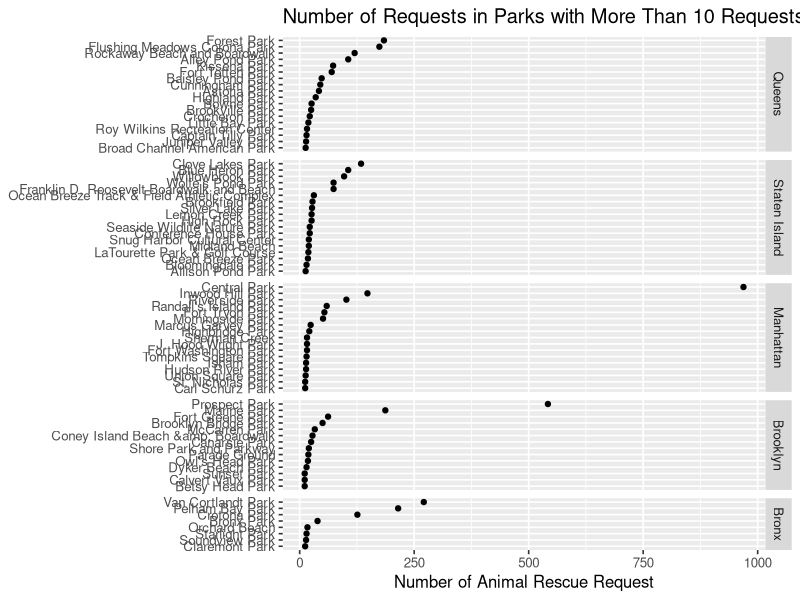
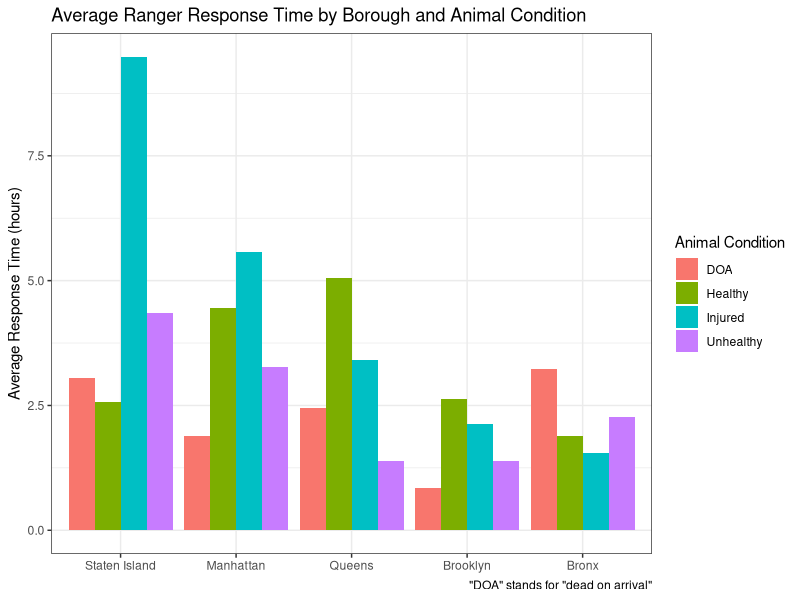
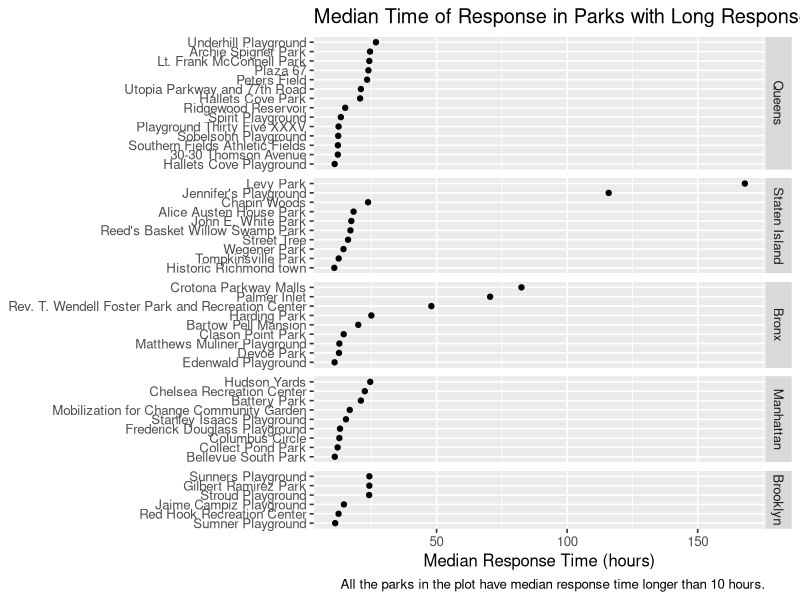
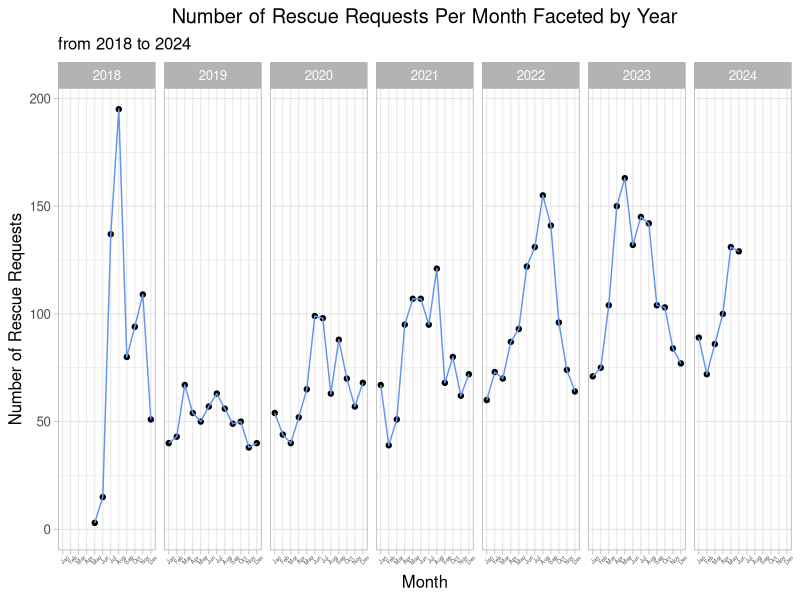
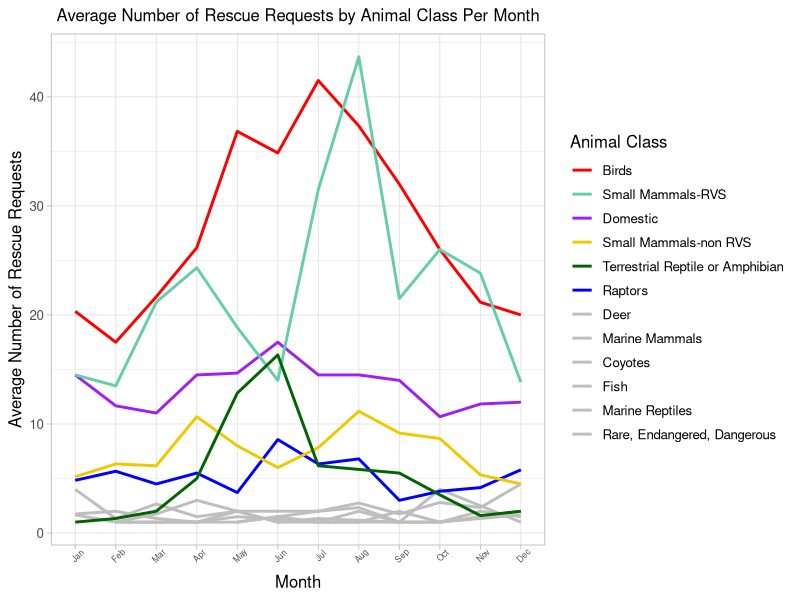
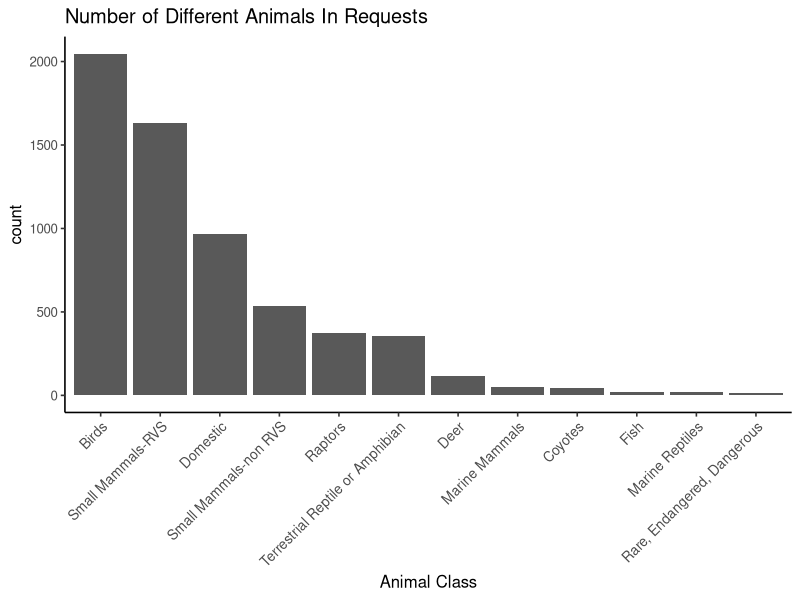
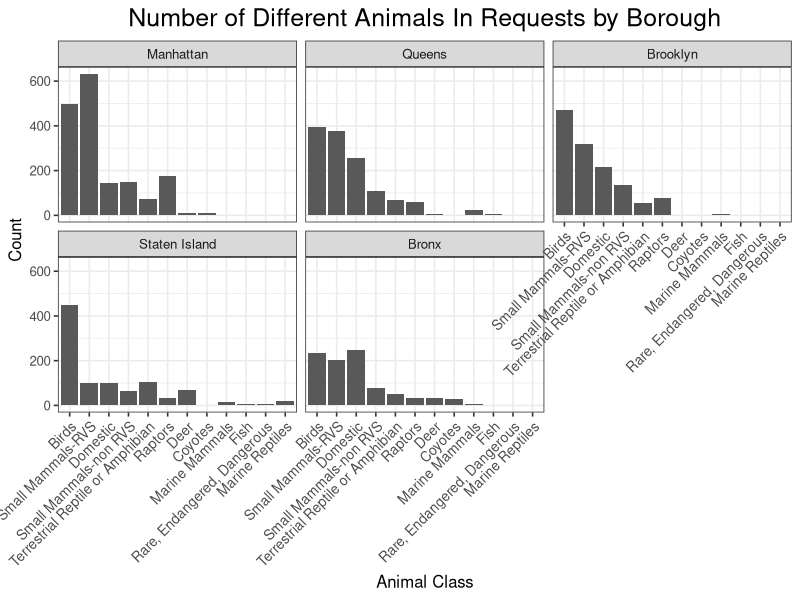
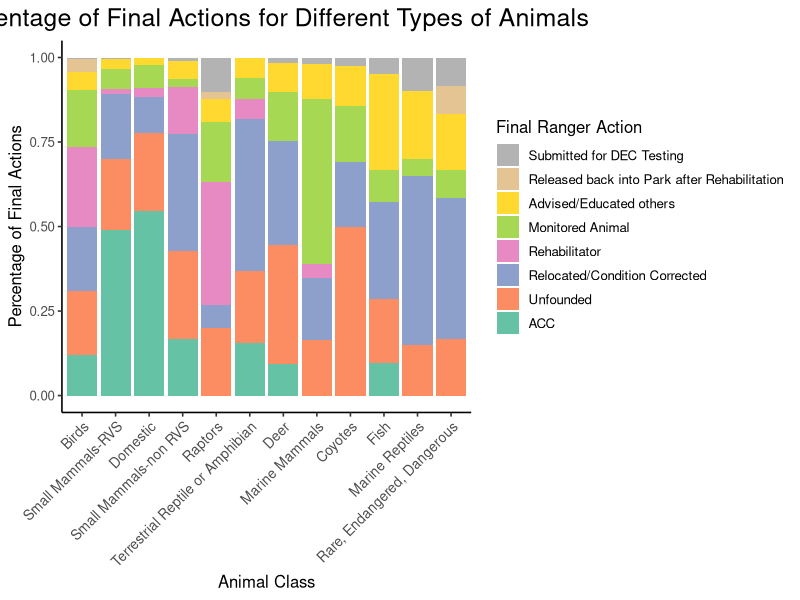

Recreate these plots in R, in order.
## ---- chunk 1
library(tidyverse)
library(ggplot2)
library(lubridate)
library(vcd)
library(RColorBrewer)
## ---- chunk 2
# load the data
data <- read_csv("Urban_Park_Ranger_Animal_Condition_Response.csv", na=c("","N/A"), show_col_types = FALSE)

data$`Animal Class` <- gsub("\\[\"|\"\\]", "", data$`Animal Class`)
data$`Animal Class` <- gsub("\",\"", ", ", data$`Animal Class`)
data$`Animal Class` <- gsub("\\s+", " ", data$`Animal Class`)
data$`Animal Class` <- ifelse(grepl("Domestic", data$`Animal Class`), "Domestic", data$`Animal Class`)
data$`Animal Class` <- ifelse(grepl("Marine Mammals", data$`Animal Class`), "Marine Mammals", data$`Animal Class`)
data$`Animal Class` <- ifelse(grepl("Fish", data$`Animal Class`), "Fish", data$`Animal Class`)
data <- data |> filter(!`Animal Class` %in% c("Fish-numerous quantity;#Terrestrial Reptile or Amphibian",
                                             "Terrestrial Reptile or Amphibian, Fish-numerous quantity",
                                             "Raptors, Small Mammals-RVS"))
## ---- chunk 3
data |> 
  drop_na(Property) |> 
  group_by(Borough, Property) |>
  summarise(n_req_by_property = n(), .groups = "drop") |>
  filter(n_req_by_property > 10) |>
  ggplot(aes(x = n_req_by_property, y = fct_reorder(Property, n_req_by_property))) +
  geom_point() +
  facet_grid(fct_infreq(Borough) ~ ., scales = "free_y", space = "free_y") +
  labs(x = "Number of Animal Rescue Request", y = NULL, title = "Number of Requests in Parks with More Than 10 Requests Across Boroughs") +
  theme_grey(12)
## ---- chunk 4
data$`initial call time` <- mdy_hms(data$`Date and Time of initial call`, tz = "UTC")
data$`Ranger response time` <- mdy_hms(data$`Date and time of Ranger response`, tz = "UTC")
data$response_time <- as.numeric(difftime(data$`Ranger response time`, data$`initial call time`, units = "hours"))
data <- data |> filter(response_time >= 0)

avg_response <- data |>
  drop_na(`Animal Condition`) |>
  group_by(Borough, `Animal Condition`) |>
  summarise(avg_resp_time = mean(response_time), .groups = "drop")

borough_order <- data |>
  group_by(Borough) |>
  summarise(avg_resp_time = mean(response_time), .groups = "drop") |>
  arrange(desc(avg_resp_time)) |>
  pull(Borough)

avg_response$Borough <- factor(avg_response$Borough, levels = borough_order)

ggplot(avg_response, aes(x = Borough, y = avg_resp_time, fill = `Animal Condition`)) +
  geom_col(position = "dodge") +
  labs(x = NULL, y = "Average Response Time (hours)", title = "Average Ranger Response Time by Borough and Animal Condition", caption = '"DOA" stands for "dead on arrival"') +
  theme_bw()
## ---- chunk 5
data |> 
  drop_na(Property) |> 
  group_by(Borough, Property) |>
  summarise(median_resp = median(response_time), .groups = "drop") |>
  filter(median_resp > 10) |>
  ggplot(aes(x = median_resp, y = fct_reorder(Property, median_resp))) +
  geom_point() +
  facet_grid(fct_infreq(Borough) ~ ., scales = "free_y", space = "free_y") +
  labs(x = "Median Response Time (hours)", y = NULL, title = "Median Time of Response in Parks with Long Response Time", caption = "All the parks in the plot have median response time longer than 10 hours.") +
  theme_grey(12)
## ---- chunk 6
df_time <- data.frame(do.call(rbind, strsplit(data$`Date and Time of initial call`, " ")))
colnames(df_time) <- c("Date", "Clock", "AM_PM")
df_time$Time_12hr<-paste(df_time$Clock, df_time$AM_PM)
df_time$Time <- format(strptime(df_time$Time_12hr, format="%I:%M:%S %p"), "%H:%M:%S")
df_time<-df_time%>%
  select(Date,Time)
df_time$Date <- as.Date(df_time$Date,format = "%m/%d/%Y")
df_time$Time<-hms(df_time$Time)

df_time$Year<-lubridate::year(df_time$Date)
df_time$Month<-lubridate::month(df_time$Date, label = TRUE)
df_time$Weekday = as.factor(weekdays(df_time$Date)) |> 
  fct_relevel("Sunday","Monday","Tuesday","Wednesday","Thursday",
              "Friday","Saturday")
df_time$Hour = as.factor(hour(df_time$Time))

ggplot(df_time,aes(Month)) +
  geom_point(stat = "count") +
  geom_density(aes(group = 1), stat = "count", color = "cornflowerblue") +
  facet_wrap(~Year,ncol = 7) +
  labs(y = "Number of Rescue Requests", 
       title = "Number of Rescue Requests Per Month Faceted by Year",
       subtitle =  "from 2018 to 2024") +

  theme_light(12) +
  theme(axis.text.x = element_text(size = 4, angle = 45),
         plot.title = element_text(hjust = 0.5)) +
  scale_x_discrete(labels = function(x) str_sub(x, 1, 3))
## ---- chunk 7
df_time_response=cbind(df_time,data$`Animal Class`)
colnames(df_time_response)[colnames(df_time_response) == "data$`Animal Class`"] <- "Animal Class"
# df_time_response$YM <- format(df_time_response$Date, "%Y-%m")
# df_long<-df_time_response%>%
#   select(Month,`Animal Class`,YM)%>%
#   group_by(Month, `Animal Class`) %>%
#   tally()
df_long<-df_time_response%>%
  select(Year,Month,`Animal Class`)%>%
  group_by(Year,Month, `Animal Class`) %>%
  tally()%>%
  group_by(Month, `Animal Class`) %>%
  summarise(Average_n = mean(n, na.rm = TRUE), .groups = "drop")

custom_colors <- c(
  "Rare, Endangered, Dangerous" = "gray",
  "Marine Mammals" = "gray",
  "Coyotes" = "gray",
  "Fish"="gray",
  "Terrestrial Reptile or Amphibian"="darkgreen",
  "Deer"="gray",
  "Small Mammals-non RVS"="gold2",
  "Marine Reptiles"="gray",
  "Birds" = "red",
  "Small Mammals-RVS"="aquamarine3",
  "Raptors"="blue",
  "Domestic"="purple"
)


ggplot(df_long, aes(x = Month, y=Average_n)) +
  geom_line(aes(group = `Animal Class`, color = fct_reorder(`Animal Class`, -Average_n, sum)),, size = 1) +
  labs(title = "Average Number of Rescue Requests by Animal Class Per Month", 
       y = "Average Number of Rescue Requests",
       color = "Animal Class") +
  theme_light(12) +
  theme(axis.text.x = element_text(size = 6, angle = 45),
        plot.title = element_text(size=12,hjust = 0.5)) +
  scale_x_discrete(labels = function(x) str_sub(x, 1, 3))+
  scale_color_manual(values = custom_colors)

## ---- chunk 8
data |>
  ggplot(aes(x = fct_infreq(`Animal Class`))) +
  geom_bar() +
  labs(x = "Animal Class", title = "Number of Different Animals In Requests") +
  theme_classic(12) +
  theme(axis.text.x = element_text(size = 10, angle = 45, hjust = 1))
## ---- chunk 9
data$Borough <- fct_infreq(data$Borough)

data |>
  group_by(Borough, `Animal Class`) |>
  summarise(n = n(), .groups = "drop") |>
  ggplot(aes(x = fct_reorder(`Animal Class`, -n), y = n)) +
  geom_col() +
  facet_wrap(~ Borough) +
  labs(x = "Animal Class", y = "Count", title = "Number of Different Animals In Requests by Borough") +
  theme_bw(12) +
  theme(axis.text.x = element_text(size = 10, angle = 45, hjust = 1),
        plot.title = element_text(size = 18,hjust = 0.5)) 
## ---- chunk 10
data$`Animal Class` <- fct_infreq(data$`Animal Class`)
data$`Final Ranger Action` <- fct_infreq(data$`Final Ranger Action`)

data |>
  group_by(`Animal Class`, `Final Ranger Action`) |>
  summarise(n = n(), .groups = "drop") |>
  ggplot(aes(x = `Animal Class`, y = n, fill = fct_rev(`Final Ranger Action`))) +
  geom_col(position="fill") + 
  scale_fill_manual(values = rev(brewer.pal(8, "Set2"))) +
  labs(x = "Animal Class", y = "Percentage of Final Actions", title = "Percentage of Final Actions for Different Types of Animals", fill = "Final Ranger Action") +
  theme_classic(12) +
  theme(axis.text.x = element_text(size = 10, angle = 45, hjust = 1),
        plot.title = element_text(size=18,hjust = 0.5))
## ---- chunk 11

df_duration=data%>%
  select(`Animal Class`,`Duration of Response`)
# df_duration
# ggplot(df_duration, aes(x=`Animal Class`,y = `Duration of Response`)) +
#   geom_boxplot() +
#   scale_y_continuous(limits=c(0,10))+
#   theme(axis.text.x = element_text(angle = 45, hjust = 1))
ggplot(df_duration, aes(x = `Duration of Response`,y=`Animal Class`)) +
  geom_boxplot() +
  scale_x_continuous(limits=c(0,10))+
  theme(axis.text.x = element_text(angle = 45, hjust = 1))+
  labs(x = "Duration of Response", 
       y = "Animal Class", 
       title = "Duration of Response by Animal Class")


## ---- chunk 12
df_duration=data%>%
  select(`Final Ranger Action`,`Duration of Response`)

ggplot(df_duration, aes(x = `Duration of Response`,y=`Final Ranger Action`)) +
  geom_boxplot() +
  scale_x_continuous(limits=c(0,10))+
  theme(axis.text.x = element_text(angle = 45, hjust = 1))+
  labs(x = "Duration of Response", 
       y = "Final Ranger Action", 
       title = "Duration of Response by Final Ranger Action")
## ---- chunk 13
df_number<-data |>
  select(`# of Animals`,`Animal Class`)|>
  filter(`# of Animals`!=0)
df_number$`# of Animals` <- as.integer(df_number$`# of Animals`)
# df_number
# ggplot(df_number, aes(x = `# of Animals`)) +
#   geom_density(alpha = 0.5) +  # alpha controls the transparency
#   labs(title = "Density Plot for Each Animal Class", x = "# of Animals", y = "Density") +
#   theme_minimal() +
#   facet_wrap(~`Animal Class`)+
#   scale_x_continuous(limits=c(0,10))+
#   scale_fill_brewer(palette = "Set1")  # Use a color palette for the fill

custom_breaks <- function(x) {
  if (max(x) > 500) {
    append(seq(0, max(x), by = 100), 1, after = 1)[-1]  # Breaks at 1, 10, 20, ...
  } else if(max(x) > 100){
    append(seq(0, max(x), by = 20), 1, after = 1)[-1]
  }else if(max(x) > 50){
    append(seq(0, max(x), by = 10), 1, after = 1)[-1]
    }
  else if(max(x) > 10){
    append(seq(0, max(x), by = 10), 1, after = 1)[-1]
  }
  else {
    append(seq(0, max(x), by = 1), 1, after = 1)[-1]   # Breaks at 1, 2, 3, ...
  }
}

ggplot(df_number, aes(x = `# of Animals`)) +
  # geom_density(alpha = 0.5)+
  geom_histogram(stat="count",binwidth = 0.5, position = "dodge", color = "black", alpha = 0.7) +
  labs(title = "Histogram of Number of Animals Per Incident by Animal Class", x = "Number of Animals", y = "Frequency") +
  theme_minimal() +
  # scale_x_continuous(breaks = c(0,10,1))+
  # scale_x_continuous(
  #   limits = c(0, 50),  # Set the limits of the x-axis
  #   breaks = seq(0, 50, by = 10)       # Set breaks to be only integers between 0 and 10
  # ) +
  
  scale_x_continuous(
    limits = c(0, NA) ,
    breaks=custom_breaks,
    oob = scales::squish# Set lower limit to 0, and let the upper limit scale freely
    # expand = c(0, 50)            # Set the minimum range to 50 for the x-axis
  )+
  scale_fill_brewer(palette = "Set1") +  # Color palette for the animal classes
  theme(
    strip.text = element_text(size = 10)  # Change the size to your desired value
  )+
  facet_wrap(~`Animal Class`,scale="free",ncol=2)  # Facet the plot by Animal Class

